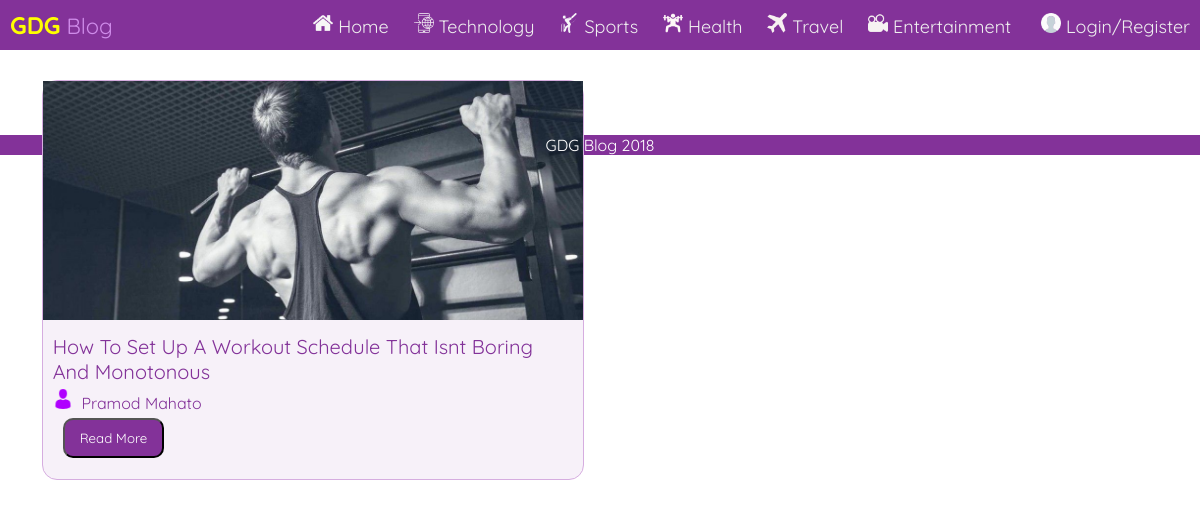
Screenshot of /testes/blog01/health.php with the database file from the repository.
### tables this page shows
CREATE TABLE `posts` (
  `Post_ID` int(11) NOT NULL,
  `title` varchar(100) NOT NULL,
  `description` text NOT NULL,
  `featured` varchar(200) NOT NULL,
  `category` varchar(30) NOT NULL,
  `author` varchar(50) NOT NULL,
  `date` datetime NOT NULL,
  `status` varchar(10) NOT NULL,
  `visitors` int(5) NOT NULL,
  `scheduledate` date NOT NULL
);

CREATE TABLE `users` (
  `UID` int(11) NOT NULL,
  `Name` varchar(50) NOT NULL,
  `Email` varchar(50) NOT NULL,
  `Password` varchar(50) NOT NULL,
  `Created` date NOT NULL
);

### src/testes/blog01/health.php (the view, shortened to what this page needs)
<!DOCTYPE html>
<html>
<head>
	<link rel="stylesheet" type="text/css" href="style.css">
</head>
<body>
 <div class="nav">
  <div class="nav-header">
    <div class="nav-title">
      <font color="yellow" size="5"><b>GDG</b></font> <font color="#cf8cea">Blog</font>
    </div>
  </div>
  <div class="nav-links" >
<a class="active" href="index.php"><img src="images/home.png" width="20px"></img>&nbsp;Home</a>
  <a href="technology.php"><img src="images/technology.png" width="20px"></img>&nbsp;Technology</a>
  <a href="sports.php"><img src="images/sports.png" width="20px"></img>&nbsp;Sports</a>
  <a href="health.php"><img src="images/health.png" width="20px"></img>&nbsp;Health</a>
  <a href="travel.php"><img src="images/travel.png" width="20px"></img>&nbsp;Travel</a>
  <a href="entertainment.php"><img src="images/entertainment.png" width="20px"></img>&nbsp;Entertainment</a>
    <?php session_start(); if(!isset($_SESSION['ID']))
      {
        echo "<a href='admin/login.php'>&nbsp;<img src='images/user.png' width='20px'>&nbsp;Login/Register</a>";
      }
        else {
        echo "<a href='admin/logout.php'><img src='images/user.png' width='20px'>&nbsp;Logout</a><a href='admin/index.php'><img src='images/settings-gears.png' width='20px'>&nbsp;Dashboard</a>";
      }
        ?>
  </div>
	<div class="container">
		<div class="left">
			<?php
include("config.php");
$sql = "SELECT Post_ID,title,description,author,featured from posts where status='publish' and category='Health'order by date desc limit 10;";
$result = $db->query($sql);
if ($result->num_rows > 0) {
    while($row = $result->fetch_assoc()) {
        $stmt=$db->prepare("SELECT Name from users where email=?;");
        $stmt->bind_param("s",$row['author']);
        $stmt->execute();
        $result2 =$stmt->get_result();
$row2 = $result2->fetch_assoc();
        echo "<div class='articlelink'>
               <img src='admin/uploads/".$row['featured']."' width='100%' height='70%' class='articimage'><br>
               <div class='contentcontainer'>
               <label class='titlehai' style='margin-top:5px;'>".$row['title']."</label><br>
               <label><img src='images/man-user.png' width='20px' style='margin-top:5px;'></img>&nbsp; ".$row2['Name']."</label><br>
               <a href='view-post.php?pid=".$row['Post_ID']."'><input type='button' style='cursor:pointer; margin-top:5px;' class='read' value='Read More' ></a>
               </div>
			</div>	";
    }
} else {
    echo "No Posts Yet";
}
?>
		</div>
	</div>
<footer class="fut" align="center"><p>GDG Blog 2018</p></footer>
</body>
</html>

### src/testes/blog01/style.css (style rules this page uses)
.articimage { -webkit-transition: all 2s ease; -moz-transition: all 2s ease; -ms-transition: all 2s ease; transition: all 2s ease; }
.articlelink { background-color: #f7f1f9; }
.articlelink { width: 32.5%; border:1px solid #d6ade0; height: 500px; float: left; border-radius: 15px; margin-top: 10px; margin-left: 10px; }
.contentcontainer { padding: 10px 10px 10px 10px; }
.read { background-color: #833299; color: white; padding: 10px 15px 10px 15px; border-radius: 10px; margin-left: 10px; font-family: 'Quicksand', sans-serif; }
label { font-family: 'Quicksand', sans-serif; color: #833299; }
.titlehai { font-size: 20px; }
.nav-links a { padding-bottom: 35px; }
.container { margin-top: 20px; width:97%; margin-left: 20px; margin-right: 20px; height: 98%; }
.left { width:98%; border-radius: 20px; margin-left: 200px; height: 80%; float: left; }
@media (max-width: 1600px) { .left { width:97%; border-radius: 20px; height: 80%; float: left; } }
@media (max-width: 1600px) { .articlelink { max-width: 50%; height: 470px; border:1px solid #d6ade0; } }
@media (max-width: 1600px) { .articimage { height: 60%; } }
@media (max-width: 1297px) { .left { width:97%; border-radius: 20px; height: 80%; float: left; } }
@media (max-width: 1297px) { .articlelink { max-width: 48%; height: 400px; border:1px solid #d6ade0; width: 49%; } }
* { box-sizing: border-box; }
body { margin: 0px; font-family: 'Quicksand', sans-serif; }
.nav { height: 50px; width: 100%; background-color: #833299; position: relative; }
.nav > .nav-header { display: inline; }
.nav > .nav-header > .nav-title { display: inline-block; font-size: 22px; color: #fff; padding: 10px 10px 10px 10px; }
.nav > .nav-links { display: inline; float: right; font-size: 18px; }
.nav > .nav-links > a { display: inline-block; padding: 13px 10px 13px 10px; text-decoration: none; color: #efefef; }
.fut { width: 100%; background-color: #833299; bottom: 0; color: white; margin-bottom: 1px; }

### src/testes/blog01/health.php (style rules this page uses)
.left { margin-left: 1%; }

### rows the page displays
posts: featured (picture), title "How To Set Up A Workout Schedule That Isnt Boring And Monotonous", users.Name "Pramod Mahato"
